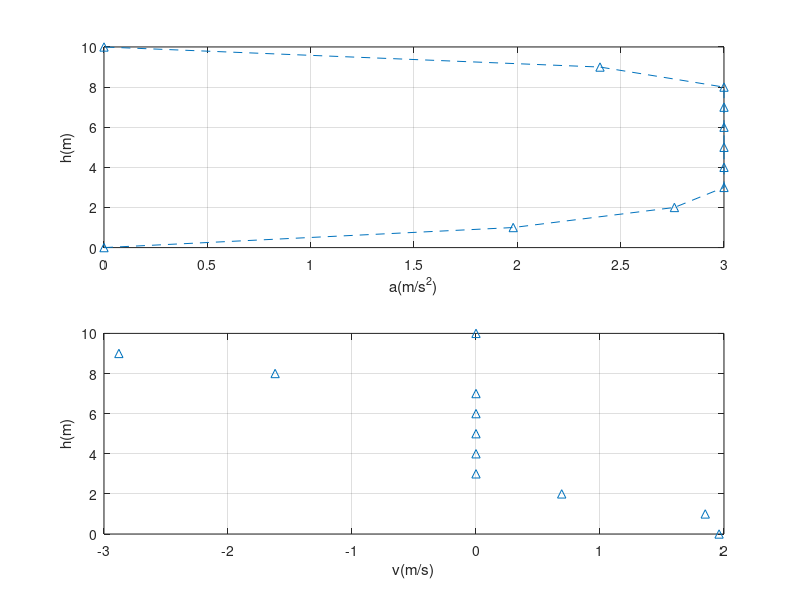

Recreate this plot in MATLAB.
%% Dynamic Programming

clc; clear all; close all;

% Define IC

h_init = 0 ; % h: height

v_init = 0 ;% v: velocity

% Final state

h_final = 10;

v_final = 0;

% Boundary condition

h_min = 0;

h_max = 10; N_h=10;

v_min = 0 ;

v_max = 3; N_v=50;

% Create state array

Hd = h_min : (h_max - h_min)/N_h: h_max;

Vd = v_min: (v_max - v_min)/N_v : v_max;

% Input constraint, input is the system acceleration

u_min = -3; u_max = 2;

% Define cost to go matrix

J_costtogo = zeros(N_h + 1, N_v + 1);

% Define input acceleration matrix

Input_acc = zeros(N_h + 1, N_v + 1);

%%%%%%%%%%%%%%%% From 10m to 8m %%%%%%%%%%%%%%%%%

v_avg = 0.5 * (v_final + Vd);% Calculate average speed

T_delta = (h_max - h_min)./(N_h * v_avg); % Calculate travel time, this is the cost

acc = (v_final - Vd)./T_delta; % Calculate acceleration

J_temp = T_delta; % Assign delta T to cost to go

[acc_x,acc_y] = find(acc < u_min | acc > u_max);% Find which acc is over the limit

Ind_lin_acc = sub2ind (size(acc),acc_x,acc_y); % Find linear index

J_temp (Ind_lin_acc) = inf;% Let certain elements to infinity

J_costtogo(2,:) = J_temp; % Save to cost to go matrix

Input_acc (2,:) = acc;% Save to acceleration matrix

%%%%%%%%%%%%%%%% From 8m to 2m %%%%%%%%%%%%%%%%%

for k = 3 : 1 : N_h

[Vd_x, Vd_y] = meshgrid(Vd , Vd); % Prepare the matrix

v_avg = 0.5 * (Vd_x + Vd_y); % Calculate average time

T_delta = (h_max - h_min)./(N_h * v_avg); % Calculate travel time, this is the cost

acc = (Vd_y - Vd_x)./T_delta; % Calculate acceleration

J_temp = T_delta; % Assign delta T to cost to go

[acc_x, acc_y] = find(acc < u_min | acc > u_max);% Find which acc is over the limit

Ind_lin_acc = sub2ind (size(acc),acc_x,acc_y); % Find linear index

J_temp (Ind_lin_acc) = inf; % Let certain elements to infinity

%%%%%%% Very Important Step! %%%%%%%%%%%%%%%%%%%

J_temp = J_temp + meshgrid(J_costtogo(k-1,:))';% Add last cost to go

[J_costtogo(k,:), l] = min(J_temp) ;% Save to cost to go matrix

Ind_lin_acc = sub2ind (size(J_temp), l, 1:length(l));% Find linear index

Input_acc (k,:) = acc(Ind_lin_acc) ;% Save to acceleration matrix

end

%%%%%%%%%%%%%%%% From 2m to 0m %%%%%%%%%%%%%%%%%

v_avg = 0.5 * (Vd + v_init); % Calculate average time

T_delta = (h_max - h_min)./(N_h * v_avg); % Calculate travel time, this is the cost

acc = (Vd - v_init)./T_delta; % Calculate acceleration

J_temp = T_delta; % Assign delta T to cost to go

[acc_x, acc_y] = find(acc < u_min | acc > u_max); % Find which acc is over the limit

Ind_lin_acc = sub2ind (size(acc),acc_x,acc_y); % Fine linear index

J_temp (Ind_lin_acc) = inf; % Let certain elements to infitiy

%%%%%%% Very Important Step! %%%%%%%%%%%%%%%%%%%

J_temp = J_temp + J_costtogo(N_h,:);% Add last cost to go

[J_costtogo(N_h+1,1), l] = min(J_temp)% Save to cost to go matrix

Ind_lin_acc = sub2ind (size(J_temp), l);% Find linear index

Input_acc (N_h+1,1) = acc(Ind_lin_acc)% Save to acceleration matrix

%%%%%%%%%%%%%% Plot %%%%%%%%%%%%%%%%%%%%

h_plot_init = 0;% Initial height

v_plot_init = 0; % Initial velocity

acc_plot = zeros(length(Hd),1);% Define acc plot array

v_plot = zeros(length(Hd),1);% Define velocity plot array

h_plot = zeros(length(Hd),1);% Define height plot array

h_plot (1) = h_plot_init; % First value

v_plot (1) = v_plot_init; % First value

for k = 1 : 1 : N_h

[min_h,h_plot_index] = min(abs(h_plot(k) - Hd));% Table look up

[min_v,v_plot_index] = min(abs(v_plot(k) - Vd));% Table look up

acc_index = sub2ind(size(Input_acc), N_h+2-h_plot_index, v_plot_index); % Find control input /acceleration

acc_plot (k) = Input_acc(acc_index); % Save acceleration to the matrix

v_plot (k + 1) = sqrt((2 * (h_max - h_min)/N_h * acc_plot(k))+ v_plot (k)^2); % Calculate speed and height

h_plot (k + 1) = h_plot(k) + (h_max - h_min)/N_h;

end

% Plot

subplot(2,1,1);

plot(v_plot,h_plot,'--^'),grid on;

ylabel('h(m)');

xlabel('a(m/s^2)');

subplot(2,1,2);

plot(acc_plot,h_plot,'^'),grid on;

ylabel('h(m)');

xlabel('v(m/s)'); 